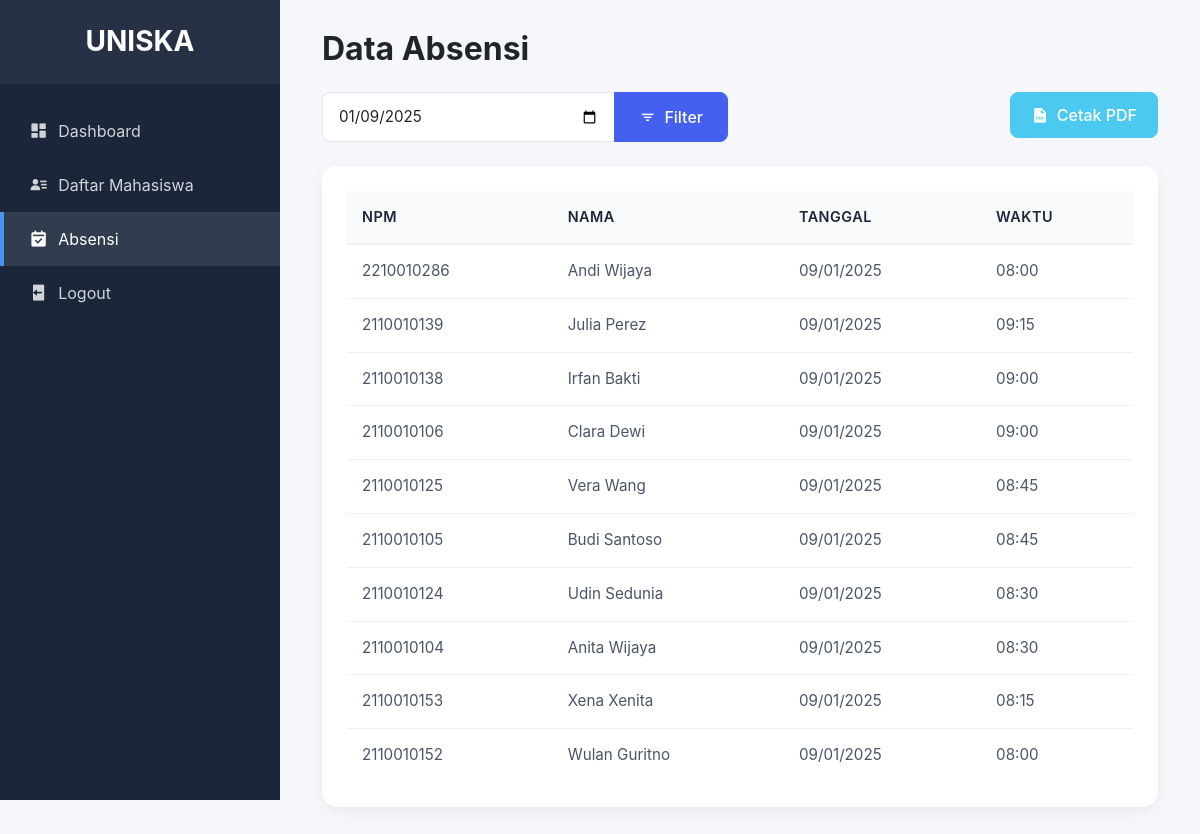
The app's page /admin/absensi.php?tanggal=2025-01-09 (signed in) with its own data.
### tables this page shows
CREATE TABLE `absensi` (
  `id` int NOT NULL,
  `mahasiswa_id` int DEFAULT NULL,
  `tanggal` date DEFAULT NULL,
  `waktu` time DEFAULT NULL,
  `created_at` timestamp NULL DEFAULT CURRENT_TIMESTAMP
);

CREATE TABLE `mahasiswa` (
  `id` int NOT NULL,
  `npm` varchar(12) NOT NULL,
  `nama` varchar(100) NOT NULL,
  `jurusan` varchar(50) NOT NULL,
  `created_at` timestamp NULL DEFAULT CURRENT_TIMESTAMP
);

### admin/absensi.php (the view, shortened to what this page needs)
<?php
include '../koneksi.php';
$result = null;
$selected_date = isset($_GET['tanggal']) ? $_GET['tanggal'] : date('Y-m-d');
try {
    $query = "SELECT m.npm, m.nama, a.tanggal, a.waktu, a.created_at
              FROM absensi a
              JOIN mahasiswa m ON a.mahasiswa_id = m.id
              WHERE DATE(a.tanggal) = '$selected_date'
              ORDER BY a.created_at DESC";
    $result = mysqli_query($koneksi, $query);
} catch (Exception $e) {
    $error_message = "Terjadi kesalahan: " . $e->getMessage();
}
?>
<!DOCTYPE html>
<html lang="en">
<head>
    <link href="https://cdn.jsdelivr.net/npm/bootstrap@5.3.0/dist/css/bootstrap.min.css" rel="stylesheet">
    <link href="https://cdn.jsdelivr.net/npm/boxicons@2.0.7/css/boxicons.min.css" rel="stylesheet">
    <link rel="stylesheet" href="assets/css/style.css">
</head>
<body>
    <div class="wrapper">
        <nav id="sidebar">
            <div class="sidebar-header">
                <h3>UNISKA</h3>
            </div>
            <ul class="list-unstyled components">
                <li>
                    <a href="dashboard.php">
                        <i class='bx bxs-dashboard'></i>
                        <span>Dashboard</span>
                    </a>
                </li>
                <li>
                    <a href="daftar_mahasiswa.php">
                        <i class='bx bxs-user-detail'></i>
                        <span>Daftar Mahasiswa</span>
                    </a>
                </li>
                <li class="active">
                    <a href="absensi.php">
                        <i class='bx bxs-calendar-check'></i>
                        <span>Absensi</span>
                    </a>
                </li>
                <li>
                    <a href="#" onclick="confirmLogout()">
                        <i class='bx bxs-log-out'></i>
                        <span>Logout</span>
                    </a>
                </li>
            </ul>
        </nav>
        <div id="content">
            <div class="container-fluid">
                <div class="d-flex justify-content-between align-items-center mb-4">
                    <h2 class="mb-0 fw-bold">Data Absensi</h2>
                </div>
                <div class="row mb-4">
                    <div class="col-md-6">
                        <form action="" method="GET" class="d-flex">
                            <div class="input-group">
                                <input type="date" name="tanggal" class="form-control" value="<?php echo $selected_date; ?>"
                                       onchange="this.form.submit()">
                                <button type="submit" class="btn btn-primary">
                                    <i class='bx bx-filter'></i>
                                    <span>Filter</span>
                                </button>
                            </div>
                        </form>
                    </div>
                    <div class="col-md-6 text-end">
                        <button class="btn btn-success" onclick="printAbsensi()"
                                <?php echo !$result || mysqli_num_rows($result) == 0 ? 'disabled' : ''; ?>>
                            <i class='bx bxs-file-pdf'></i>
                            <span>Cetak PDF</span>
                        </button>
                    </div>
                </div>
                <div class="data-card">
                    <div class="card-body">
                        <div class="table-responsive">
                            <table class="table table-hover">
                                <thead>
                                    <tr>
                                        <th>NPM</th>
                                        <th>Nama</th>
                                        <th>Tanggal</th>
                                        <th>Waktu</th>
                                    </tr>
                                </thead>
                                <tbody>
                                    <?php if($result && mysqli_num_rows($result) > 0): ?>
                                        <?php while($row = mysqli_fetch_assoc($result)): ?>
                                        <tr>
                                            <td><?php echo htmlspecialchars($row['npm']); ?></td>
                                            <td><?php echo htmlspecialchars($row['nama']); ?></td>
                                            <td><?php echo date('d/m/Y', strtotime($row['tanggal'])); ?></td>
                                            <td><?php echo date('H:i', strtotime($row['waktu'])); ?></td>
                                        </tr>
                                        <?php endwhile; ?>
                                    <?php endif; ?>
                                </tbody>
                            </table>
                        </div>
                    </div>
                </div>
            </div>
        </div>
    </div>
</body>
</html>

### admin/assets/css/style.css (style rules this page uses)
:root { --primary-color: #4361ee; --secondary-color: #3f37c9; --accent-color: #4895ef; --success-color: #4cc9f0; --info-color: #4361ee; --warning-color: #f72585; --danger-color: #e63946; --dark-color: #1b263b; --light-color: #f8f9fa; }
body { font-family: 'Inter', sans-serif; background-color: #f5f7fb; overflow-x: hidden; }
#sidebar { min-width: 280px; max-width: 280px; background: var(--dark-color); color: #fff; transition: all 0.3s; position: fixed; height: 100vh; z-index: 999; }
.sidebar-header { padding: 25px; background: rgba(255, 255, 255, 0.05); }
.sidebar-header h3 { color: #fff; font-size: 1.75rem; font-weight: 700; margin: 0; text-align: center; }
#sidebar ul.components { padding: 20px 0; }
#sidebar ul li a { padding: 15px 25px; display: flex; align-items: center; color: rgba(255, 255, 255, 0.8); text-decoration: none; transition: all 0.3s ease; border-left: 4px solid transparent; gap: 10px; }
#sidebar ul li a:hover, #sidebar ul li.active a { color: #fff; background: rgba(255, 255, 255, 0.1); border-left-color: var(--accent-color); }
#sidebar ul li a i { font-size: 1.2rem; }
#content { width: calc(100% - 280px); margin-left: 280px; padding: 30px; min-height: 100vh; transition: all 0.3s; }
.chart-card, .data-card { background: #fff; border-radius: 15px; border: none; box-shadow: 0 5px 15px rgba(0,0,0,0.05); }
.chart-card .card-body, .data-card .card-body { padding: 25px; }
.table { margin: 0; width: 100%; border-collapse: separate; border-spacing: 0; }
.table thead th { background: #f8fafc; color: var(--dark-color); font-weight: 600; padding: 15px; font-size: 0.9rem; text-transform: uppercase; letter-spacing: 0.5px; border-bottom: 2px solid #edf2f7; }
.table tbody td { padding: 15px; vertical-align: middle; border-bottom: 1px solid #edf2f7; color: #4a5568; font-size: 0.95rem; }
.table tbody tr:last-child td { border-bottom: none; }
.form-control { padding: 0.75rem 1rem; font-size: 0.95rem; border: 1px solid #e2e8f0; border-radius: 8px; transition: all 0.3s ease; }
.btn { padding: 0.625rem 1.25rem; font-weight: 500; border-radius: 8px; transition: all 0.3s ease; display: inline-flex; align-items: center; gap: 0.5rem; }
.btn i { font-size: 1.1rem; }
.btn-primary { background-color: var(--primary-color); border-color: var(--primary-color); }
.btn-success { background-color: var(--success-color); border-color: var(--success-color); }
.input-group .form-control { border-right: none; }
.input-group .btn { border-top-left-radius: 0; border-bottom-left-radius: 0; padding: 0.75rem 1.5rem; }

### records on screen
absensi: mahasiswa.npm "2210010286", mahasiswa.nama "Andi Wijaya", tanggal "09/01/2025", waktu "08:00"
absensi: mahasiswa.npm "2110010139", mahasiswa.nama "Julia Perez", tanggal "09/01/2025", waktu "09:15"
absensi: mahasiswa.npm "2110010138", mahasiswa.nama "Irfan Bakti", tanggal "09/01/2025", waktu "09:00"
absensi: mahasiswa.npm "2110010106", mahasiswa.nama "Clara Dewi", tanggal "09/01/2025", waktu "09:00"
absensi: mahasiswa.npm "2110010125", mahasiswa.nama "Vera Wang", tanggal "09/01/2025", waktu "08:45"
absensi: mahasiswa.npm "2110010105", mahasiswa.nama "Budi Santoso", tanggal "09/01/2025", waktu "08:45"
absensi: mahasiswa.npm "2110010124", mahasiswa.nama "Udin Sedunia", tanggal "09/01/2025", waktu "08:30"
absensi: mahasiswa.npm "2110010104", mahasiswa.nama "Anita Wijaya", tanggal "09/01/2025", waktu "08:30"
absensi: mahasiswa.npm "2110010153", mahasiswa.nama "Xena Xenita", tanggal "09/01/2025", waktu "08:15"
absensi: mahasiswa.npm "2110010152", mahasiswa.nama "Wulan Guritno", tanggal "09/01/2025", waktu "08:00"
